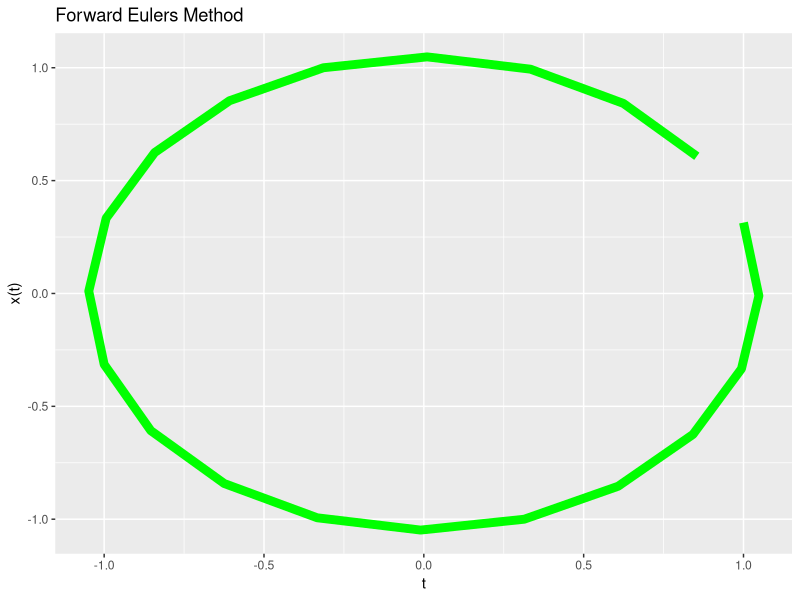
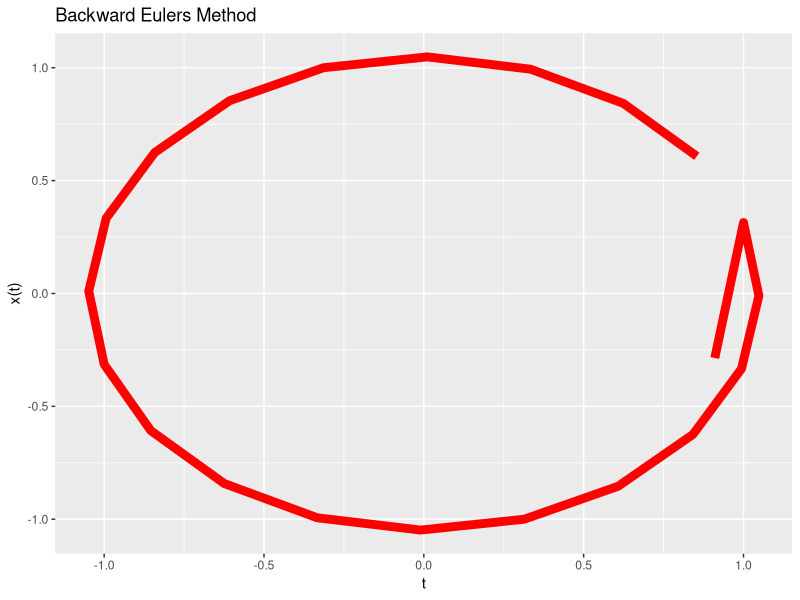
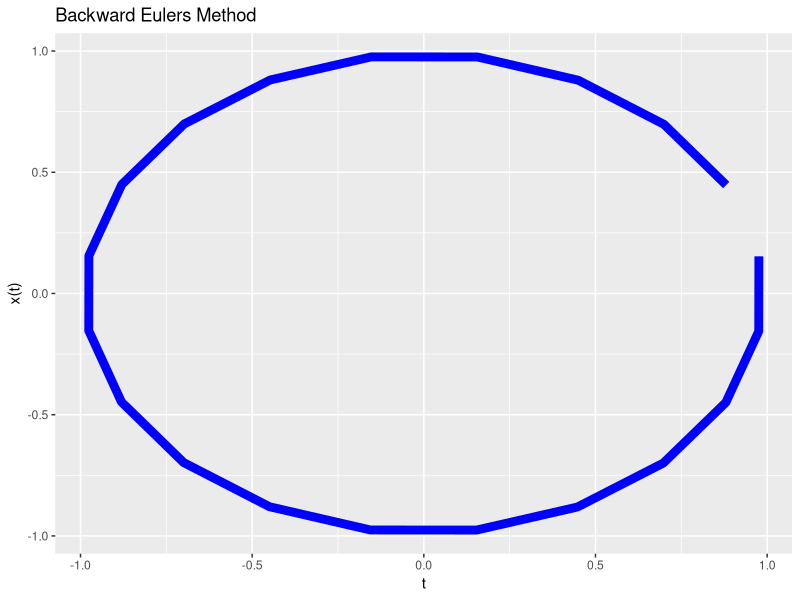

Write R code to recreate these figures, in order.
# MA 341
# Project 2
#Author: Adam Turner

### Prompt 1
#### Part A, Part B

values <- c(-242,444,-288,642,702,278,-492,304,-742,-802,209,-352,248,-511,-559,-110,232,-112,362,370,-84,132,-96,192,220)

A <- matrix(values, nrow = 5, byrow=FALSE)

xk = matrix(c(1,1,1,1,1))
for (i in 1:50) {
  xk = (A %*% xk / max(abs(A %*% xk)))
  if (i == 50) {
    dom <- xk
    print(dom)
  }
}

A %*% dom
dom
lambda = 40
(A %*% dom) == (lambda * dom)

(1/40)*dom

Bmat <- solve(A)
yk = matrix(c(1,1,1,1,1))
for (i in 1:50) {
  yk = (Bmat %*% yk) / (max(abs(Bmat %*% yk)))
  if (i == 50) {
    dom2 <- yk
    print(dom2)
  }
}

Bmat %*% dom2

dom2 * (1/40)

# Prompt 1 Part C
###Unused Matrices
MB = matrix(c(1, -10/pi, 1, 10/pi), nrow=2)
MC = matrix(c(1, -20/pi, 1, 20/pi), nrow=2)

### Forward Eulers method
MF = matrix(c(1, pi/10, -pi/10, 1), nrow=2)
deltat = 0.05

feulerx <- c()
feulery <- c()
for (i in 1:20){
  xka = MF %*% matrix(c(cos(2*pi*deltat*i), sin(2*pi*deltat*i)))
  feulerx <- c(feulerx, xka[1,1])
  feulery <- c(feulery, xka[2,1])
}

feulerdata <- data.frame(feulerx, feulery)

### Backward Euler Method
MBB = matrix(c(100/(100+pi^2), -10*pi/(100+pi^2), 10*pi/(100+pi^2), 100/(100+pi^2)), nrow=2)
deltat = 0.05

beulerx <- c()
beulery <- c()
for (i in 1:20){
  xkb = MBB %*% matrix(c(cos(2*pi*deltat*i), sin(2*pi*deltat*i)))
  beulerx <- c(feulerx, xkb[1,1])
  beulery <- c(feulery, xkb[2,1])
}

beulerdata <- data.frame(beulerx, beulery)

### Crank-Nicolson Method
MT = matrix(c(400/(400+pi^2), 20*pi/(400+pi^2), -20*pi/(400+pi^2), 400/(400+pi^2)), nrow=2)
deltat = 0.05

ceulerx <- c()
ceulery <- c()
for (i in 1:20){
  xkc = MT %*% matrix(c(cos(2*pi*deltat*i), sin(2*pi*deltat*i)))
  ceulerx <- c(ceulerx, xkc[1,1])
  ceulery <- c(ceulery, xkc[2,1])
}

ceulerdata <- data.frame(ceulerx, ceulery)

#Plots
library(ggplot2)
  #Forward Eulers Method
ggplot(feulerdata, aes(feulerdata$feulerx, feulerdata$feulery)) +
  geom_path(color="green", size=3) +
  labs(x= "t", y="x(t)", title="Forward Eulers Method")

  #Backward Eulers Method
ggplot(beulerdata, aes(beulerdata$beulerx, beulerdata$beulery)) +
  geom_path(color="red", size=3) +
  labs(x= "t", y="x(t)", title="Backward Eulers Method")

#Crank-Nicolson Method
ggplot(ceulerdata, aes(ceulerdata$ceulerx, ceulerdata$ceulery)) +
  geom_path(color="blue", size=3) +
  labs(x= "t", y="x(t)", title="Backward Eulers Method")
